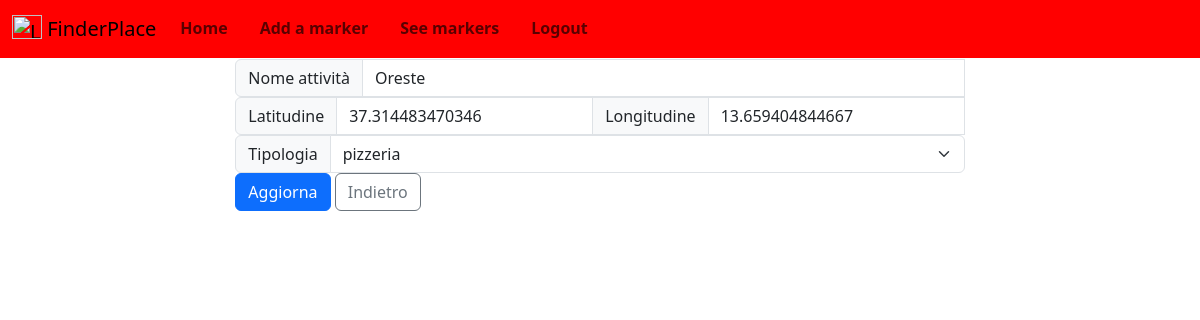
The app's page /update_crud.php?id=2 (signed in) with its own data.
### tables this page shows
CREATE TABLE `locations` (
  `id_pos` int(255) NOT NULL,
  `nome` varchar(255) NOT NULL,
  `tipologia` varchar(255) NOT NULL,
  `descrizione` varchar(30) NOT NULL DEFAULT 'pizzeria',
  `lat` double DEFAULT NULL,
  `lon` double DEFAULT NULL
);

### update_crud.php (the view, shortened to what this page needs)
<?php
require_once "com.php";
$conn = getdb();
function displayForm($conn, $id)
{
    $sql = "SELECT * FROM locations WHERE id_pos = ?";
    $stmt = $conn->prepare($sql);
    $stmt->bind_param("i", $id);
    $stmt->execute();
    $result = $stmt->get_result();
    $row = $result->fetch_assoc();
    $sqlTipo = "SELECT DISTINCT tipo FROM tipologia";
    $resultTipo = mysqli_query($conn, $sqlTipo);
    if ($row) {
        echo
            "<table align=\"center\">
        <tr>
            <td>
        <form id=\"upt\" action='' method='post'>
            <input type='hidden' name='id_pos' value='" . htmlspecialchars($row['id_pos']) . "'>
            <div class=\"input-group flex-nowrap\">
            <span class=\"input-group-text\" id=\"addon-wrapping\">Nome attività</span>
            <input type=\"text\" name=\"nome\" class=\"form-control\" aria-describedby=\"addon-wrapping\"  value='" . htmlspecialchars($row['nome']) . "'><br>
        </div>
            <div class='input-group'>
                <span class='input-group-text'>Latitudine</span>
                <input type='text' name='lat' class='form-control' aria-describedby='addon-wrapping'  value='" . htmlspecialchars($row['lat']) . "'><br>
                <span class='input-group-text'>Longitudine</span>
                <input type='text' name='lon' class='form-control' aria-describedby='addon-wrapping'  value='" . htmlspecialchars($row['lon']) . "'><br>
            </div>
            <div class='input-group flex-nowrap'>
                <span class='input-group-text' id='addon-wrapping'>Tipologia</span>
                <select name='tipologia' class='form-select' aria-label='Default select example'>";
        while ($TipoRow = mysqli_fetch_assoc($resultTipo)) {
            echo "<option value='" . htmlspecialchars($TipoRow["tipo"]) . "'>" . htmlspecialchars($TipoRow["tipo"]) . "</option>";
        }
        echo "</select>
            </div>
            <div id=\"pre_btt\">
            <input class=\"btn btn-primary\" type=\"submit\" name=\"submit\" value=\"Aggiorna\">
            <a href=\"index.php\"><button type=\"button\"
                    class=\"btn btn-outline-secondary\">Indietro</button></a>
        </div>
          </form>
          </td>
          </tr>
      </table>";
    } else {
        echo "No record found.";
    }
}
if ($_SERVER["REQUEST_METHOD"] == "POST") {
    updateRecord($conn);
} else if (isset($_GET['id'])) {
    displayForm($conn, $_GET['id']);
}
?>

### records on screen
locations: nome "Oreste", lat "37.314483470346", lon "13.659404844667"

### other values on screen
form field tipologia "pizzeria"
